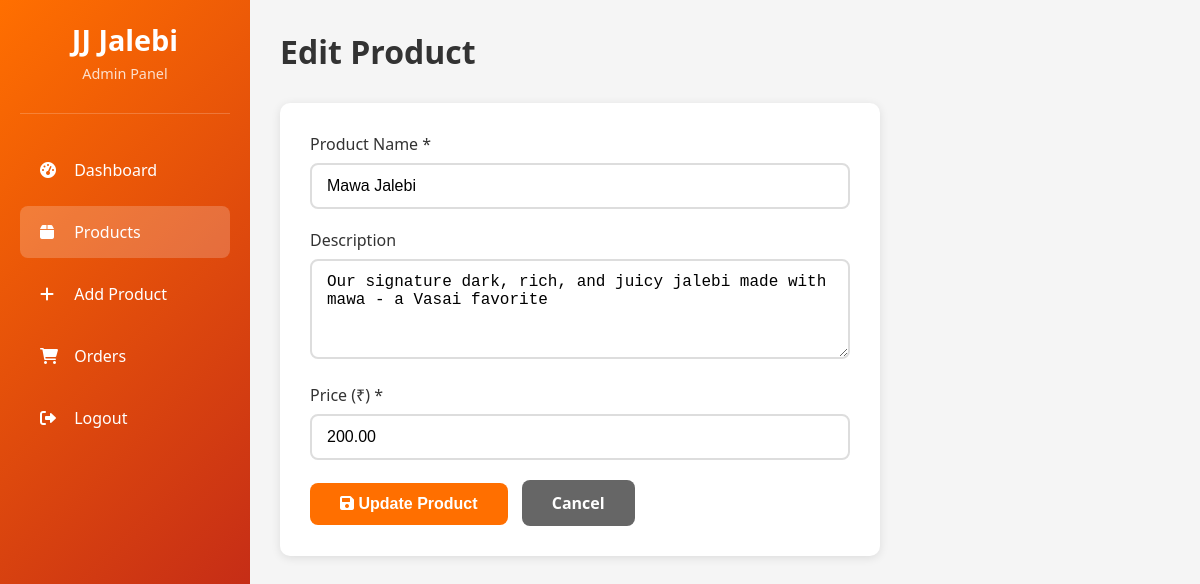
Screenshot of /admin/edit_product.php?id=2 (signed in) with the database file from the repository.
### tables this page shows
CREATE TABLE IF NOT EXISTS products (
    id INT AUTO_INCREMENT PRIMARY KEY,
    name VARCHAR(255) NOT NULL,
    description TEXT,
    price DECIMAL(10,2) NOT NULL,
    image VARCHAR(255) DEFAULT 'default.jpg',
    created_at TIMESTAMP DEFAULT CURRENT_TIMESTAMP
);

### config/db.php (called while the page is built, shortened)
<?php
function executeQuery($conn, $sql, $params = []) {
    $stmt = $conn->prepare($sql);
    if (!empty($params)) {
        $types = str_repeat('s', count($params));
        $stmt->bind_param($types, ...$params);
    }
    $stmt->execute();
    return $stmt;
}
function getSingleRow($conn, $sql, $params = []) {
    $stmt = executeQuery($conn, $sql, $params);
    $result = $stmt->get_result();
    $row = $result->fetch_assoc();
    return $row;
}
?>

### admin/edit_product.php (the view, shortened to what this page needs)
<?php
require_once __DIR__ . '/../config/db.php';
$product_id = intval($_GET['id'] ?? 0);
$conn = getDBConnection();
$product = getSingleRow($conn, "SELECT * FROM products WHERE id = ?", [$product_id]);
?>
<!DOCTYPE html>
<html lang="en">
<head>
    <link rel="stylesheet" href="https://cdnjs.cloudflare.com/ajax/libs/font-awesome/6.0.0/css/all.min.css">
    <link rel="stylesheet" href="css/admin.css">
</head>
<body>
    <aside class="sidebar">
        <div class="sidebar-header">
            <h2>JJ Jalebi</h2>
            <p>Admin Panel</p>
        </div>
        <nav class="sidebar-nav">
            <a href="dashboard.php">
                <i class="fas fa-tachometer-alt"></i> Dashboard
            </a>
            <a href="products.php" class="active">
                <i class="fas fa-box"></i> Products
            </a>
            <a href="add_product.php">
                <i class="fas fa-plus"></i> Add Product
            </a>
            <a href="orders.php">
                <i class="fas fa-shopping-cart"></i> Orders
            </a>
            <a href="logout.php">
                <i class="fas fa-sign-out-alt"></i> Logout
            </a>
        </nav>
    </aside>
    <main class="main-content">
        <div class="page-header">
            <h1>Edit Product</h1>
        </div>
        <div class="form-container">
            <form method="POST" action="">
                <div class="form-group">
                    <label for="name">Product Name *</label>
                    <input type="text" id="name" name="name" required value="<?php echo htmlspecialchars($product['name']); ?>">
                </div>
                <div class="form-group">
                    <label for="description">Description</label>
                    <textarea id="description" name="description" rows="4"><?php echo htmlspecialchars($product['description']); ?></textarea>
                </div>
                <div class="form-group">
                    <label for="price">Price (₹) *</label>
                    <input type="number" id="price" name="price" required min="1" step="0.01" value="<?php echo $product['price']; ?>">
                </div>
                <button type="submit" class="btn-submit">
                    <i class="fas fa-save"></i> Update Product
                </button>
                <a href="products.php" class="btn-submit" style="background: #666; margin-left: 10px; text-decoration: none; display: inline-block;">
                    Cancel
                </a>
            </form>
        </div>
    </main>
</body>
</html>

### admin/css/admin.css (style rules this page uses)
* { margin: 0; padding: 0; box-sizing: border-box; }
body { font-family: 'Segoe UI', Tahoma, Geneva, Verdana, sans-serif; background: #f5f5f5; display: flex; min-height: 100vh; }
.sidebar { width: 250px; background: linear-gradient(135deg, #FF6F00, #B71C1C); color: white; position: fixed; height: 100vh; padding: 20px; }
.sidebar-header { text-align: center; padding-bottom: 30px; border-bottom: 1px solid rgba(255,255,255,0.2); margin-bottom: 30px; }
.sidebar-header h2 { font-size: 1.8rem; margin-bottom: 5px; }
.sidebar-header p { font-size: 0.9rem; opacity: 0.8; }
.sidebar-nav a { display: block; padding: 15px 20px; color: white; text-decoration: none; border-radius: 8px; margin-bottom: 10px; transition: all 0.3s; }
.sidebar-nav a:hover, .sidebar-nav a.active { background: rgba(255,255,255,0.2); }
.sidebar-nav a i { margin-right: 10px; width: 20px; }
.main-content { margin-left: 250px; flex: 1; padding: 30px; }
.form-container { background: white; padding: 30px; border-radius: 10px; box-shadow: 0 2px 10px rgba(0,0,0,0.1); max-width: 600px; }
.form-group { margin-bottom: 20px; }
.form-group label { display: block; margin-bottom: 8px; color: #333; font-weight: 500; }
.form-group input, .form-group textarea, .form-group select { width: 100%; padding: 12px 15px; border: 2px solid #ddd; border-radius: 8px; font-size: 1rem; transition: border-color 0.3s; }
.btn-submit { padding: 12px 30px; background: #FF6F00; color: white; border: none; border-radius: 8px; font-size: 1rem; font-weight: 600; cursor: pointer; transition: background 0.3s; }
.page-header { display: flex; justify-content: space-between; align-items: center; margin-bottom: 30px; }
.page-header h1 { color: #333; }

### rows the page displays
products: name "Mawa Jalebi", description "Our signature dark, rich, and juicy jalebi made with mawa - a Vasai favorite", price "200.00"
